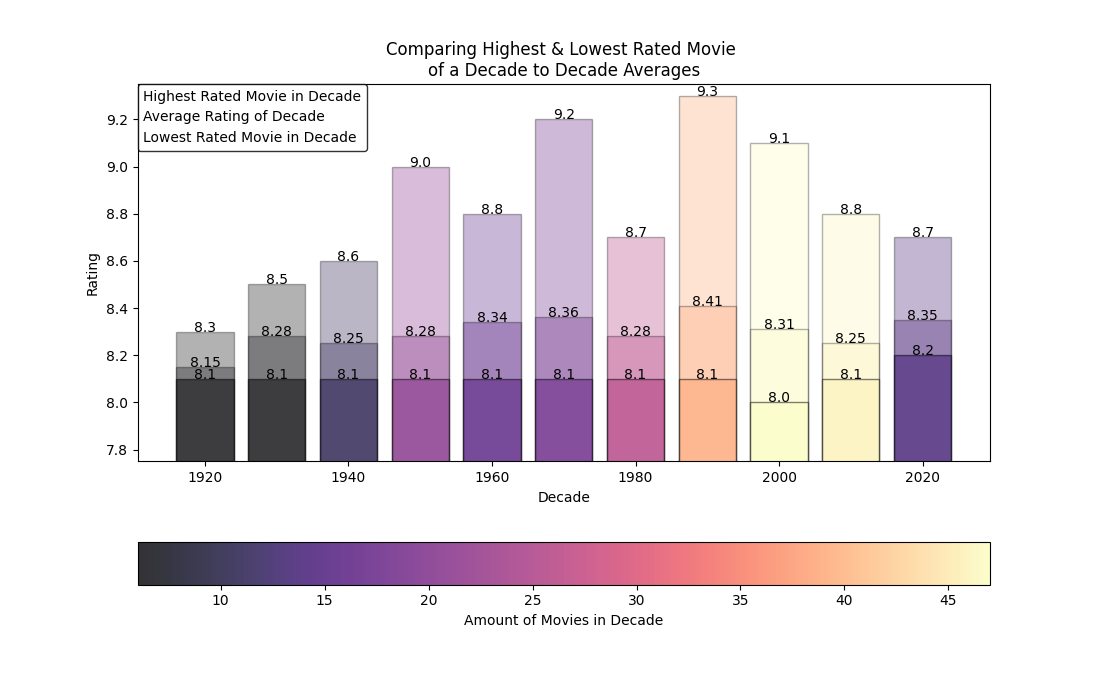

Write the Python code that produced this figure.
# Author Name: Scoey Derus
# Purpose: Using Kaggle's 250 top IMDB movies, I have generated 3 (Really 1) bar graph depciting the average rating of the top 250
# movies by per decade, along with the decades single highest, and lowest rated best movie out of the top 250 movies

import pandas as pd                         # Using dataframe
import matplotlib.pyplot as plt             # Used for visual graphs
from matplotlib.colors import Normalize     # Used for creating color map
from matplotlib.cm import ScalarMappable    # Used for creating color bar
from matplotlib.patches import Patch        # Used to remove certain elements from the legend that added nothing of importance

imdb_table = pd.read_csv('./imdb_top_movies/imdb_top_movies.csv',index_col=0)   # Read in the csv file for data

plt.figure(figsize=(11,7))  # Set size of window

cleaned_table = imdb_table.loc[:,['Year', 'Rating']]    # Clean data for whats needed

cleaned_table['Decade'] = cleaned_table['Year'].map(lambda x: (x // 10) * 10) # Create decade column

max_rating_in_decade = cleaned_table.groupby('Decade')['Rating'].max()  # Get a series of the highest rated movie in each decade
min_rating_in_decade = cleaned_table.groupby('Decade')['Rating'].min()  # Get a series of the lowest best rated movie in each decade
count_of_movies = cleaned_table.groupby('Decade')['Rating'].count()     # Get a series of the counts of movies per decade  

cleaned_table = cleaned_table.groupby('Decade',as_index=False)['Rating'].mean().round(2)    # Get rid of year, replace w/ decade and mean rating
cleaned_table['HRM'] = cleaned_table['Decade'].map(max_rating_in_decade)                    # Create highest rated movie column
cleaned_table['LRM'] = cleaned_table['Decade'].map(min_rating_in_decade)                    # Create lowest rated movie column
cleaned_table['MovieCount'] = cleaned_table['Decade'].map(count_of_movies)                  # Create count column

min_rating = min(cleaned_table['LRM'])      # Used for zooming
max_rating = max(cleaned_table['HRM'])      # Used for zooming

# Coloring Using normalized versions of ratings
cmap = plt.get_cmap('magma')    # Choose color map

my_norm = Normalize(vmin=cleaned_table['MovieCount'].min(),
                              vmax=cleaned_table['MovieCount'].max()) # Normalize 0-1, lowest is 0.000, max is 1.000 all fall between

colors=cmap(my_norm(cleaned_table['MovieCount'])) # Normalize movie count and make a cmap of the normalization, cmap used for bar colors

# Make a color bar - need a scalarmapable under matplotlibs color
sm = ScalarMappable(cmap=cmap,norm=my_norm)         # Create ScalarMappable object based on cmap and norms created above
cbar = plt.colorbar(sm, orientation='horizontal',alpha=0.8)   # Pass in ScalarMappable object to pyplots colorbar, put it below graph for readability
cbar.set_label('Amount of Movies in Decade')        # Give label to color bar to know what it means

# NOTE: NOT stacking bars, putting them in front of each other because the average is in the middle and the highest and lowest will 
# ALWAYS be behind and infront of the average respectively
highest_movie_bar = plt.bar(cleaned_table['Decade'],                # Decade (X-Coord)
                            cleaned_table['HRM'],                   # Highest Rated Movie (Y-Coord)
                            color=colors,                           # Colors set to normalized cmap
                            width=8,                                # 10 decades, 8 width is visually appealing
                            zorder=0,                               # In back
                            alpha = 0.3,                            # lowest alpha in back for visual
                            edgecolor='black',                      # Black edge around the bars
                            label='Highest Rated Movie in Decade')  # Label for legend

avg_decade_bar = plt.bar(cleaned_table['Decade'],
                         cleaned_table['Rating'],
                         color=colors,
                         width=8,
                         zorder=1,                          # In middle
                         alpha=0.3,                         # Medium alpha in middle for visual
                         edgecolor='black',
                         label='Average Rating of Decade')

lowest_movie_bar = plt.bar(cleaned_table['Decade'],
                           cleaned_table['LRM'],
                           color=colors,
                           width=8,
                           zorder=2,                             # In front
                           alpha=0.5,                            # Highest alpha in front to show colorbar
                           edgecolor='black',
                           label='Lowest Rated Movie in Decade')

# Add text to display value/height of bars
for bar in avg_decade_bar:
    height = bar.get_height()               
    plt.text(
        bar.get_x() + bar.get_width() / 2,  # 1) Get x gives leftmost edge, adding bar width / 2 puts it towards middle
        height,                             # 2) Y coordinate for text
        height,                             # 3) Actual text being displayed
        ha='center'                         # Horizontal alignment to match middle of bar
    )

for bar in highest_movie_bar:
    height = bar.get_height()
    plt.text(
        bar.get_x() + bar.get_width() / 2,
        height,
        height,
        ha='center'
    )

for bar in lowest_movie_bar:
    height = bar.get_height()
    plt.text(
        bar.get_x() + bar.get_width() / 2,
        height,
        height,
        ha='center'
    )

plt.ylim(min_rating - .25, max_rating + .05)    # Zooming done here, want lowest of low bars, highest of high bars

plt.ylabel('Rating')    # Label Axes
plt.xlabel('Decade')

# Uses matplotlibs.patches to remove color bar from legend, text is visually simple and understandable
legend_elements = [
    Patch(facecolor='none', edgecolor='none', label='Highest Rated Movie in Decade'), # Remove edge of color box and the color itself, keep label
    Patch(facecolor='none', edgecolor='none', label='Average Rating of Decade'),
    Patch(facecolor='none', edgecolor='none', label='Lowest Rated Movie in Decade')
]

plt.legend(handles=legend_elements, # Tell legend to not show colorbox at all
           loc='upper left',        # Moves to upper left of graph
           handlelength=0,          # Without these 4 **Kwarggs set, color box is gone but padding is still visible, remove it
           handleheight=0,
           handletextpad=0,
           borderaxespad=0,
           edgecolor='black',
           )

plt.title("Comparing Highest & Lowest Rated Movie \nof a Decade to Decade Averages")

plt.show()
